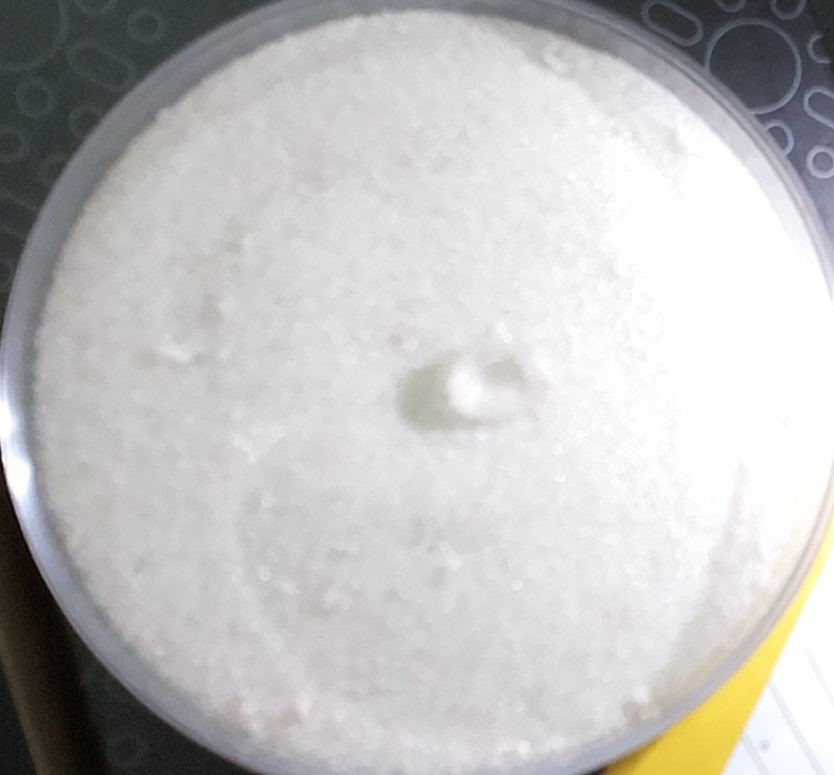
#> input picture image_shadow_remover/test7.jpg, 834 x 775 px
$ jupyter execute toGray.ipynb
#> lines starting #> are read from the running program, lines starting #| are printed output that depends on the picture; after the words box and inside, x2 and y2 are one past the last pixel; in counts of white or black regions, pixels touching at a corner belong together
[cell 1]
import cv2
import numpy as np
import skimage.filters as filters

# read the image
image = cv2.imread('test7.jpg')
#> image is the input picture: shape (775, 834, 3); mean B, G, R 192.2, 192.7, 194.2

# convert to gray
gray = cv2.cvtColor(image, cv2.COLOR_BGR2GRAY)

# blur
smooth = cv2.GaussianBlur(gray, (95, 95), 0)
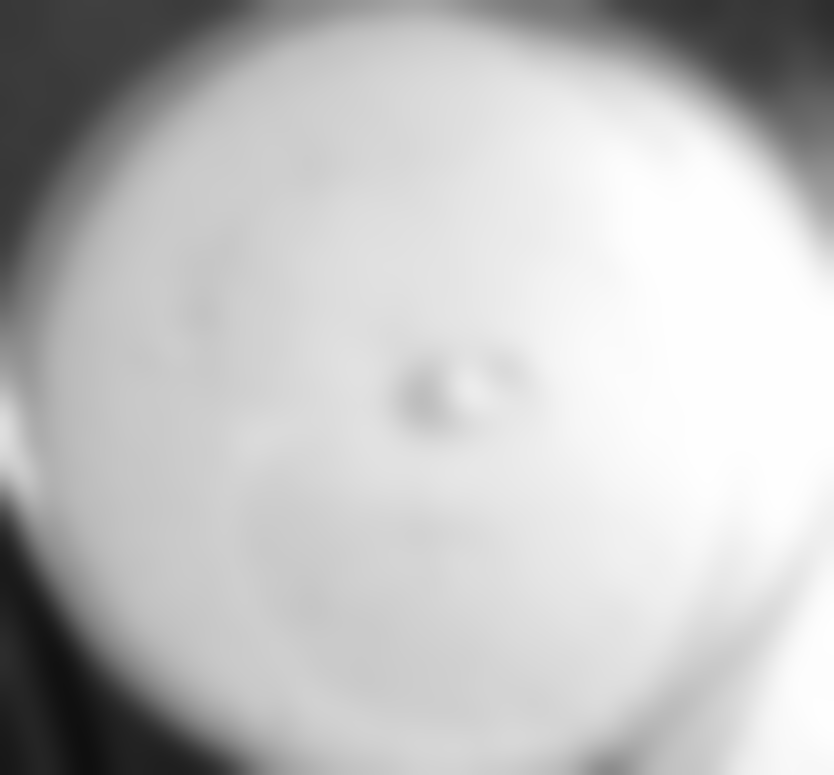
#> smooth: shape (775, 834); min 15, max 254, mean 193.2

# divide gray by enhanced contrast
division = cv2.divide(gray, smooth, scale=255)
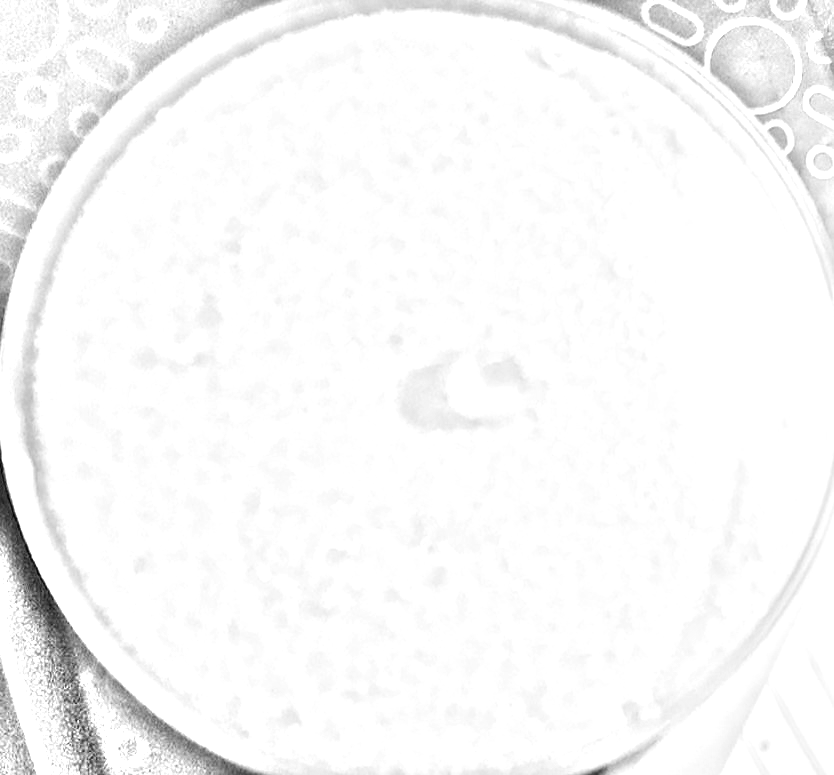
#> division: shape (775, 834); min 4, max 255, mean 248.4

# enhance contrast
enhanced_contrast = cv2.equalizeHist(division)
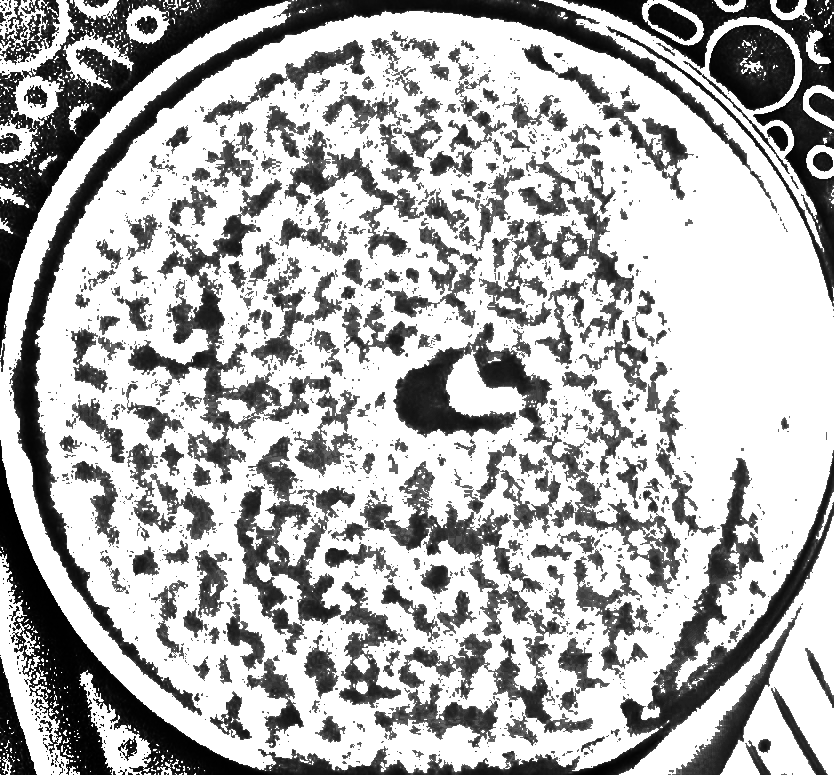
#> enhanced_contrast: shape (775, 834); min 0, max 255, mean 176.3

# sharpen using unsharp masking
sharp = filters.unsharp_mask(enhanced_contrast, radius=1.5, amount=1.5)
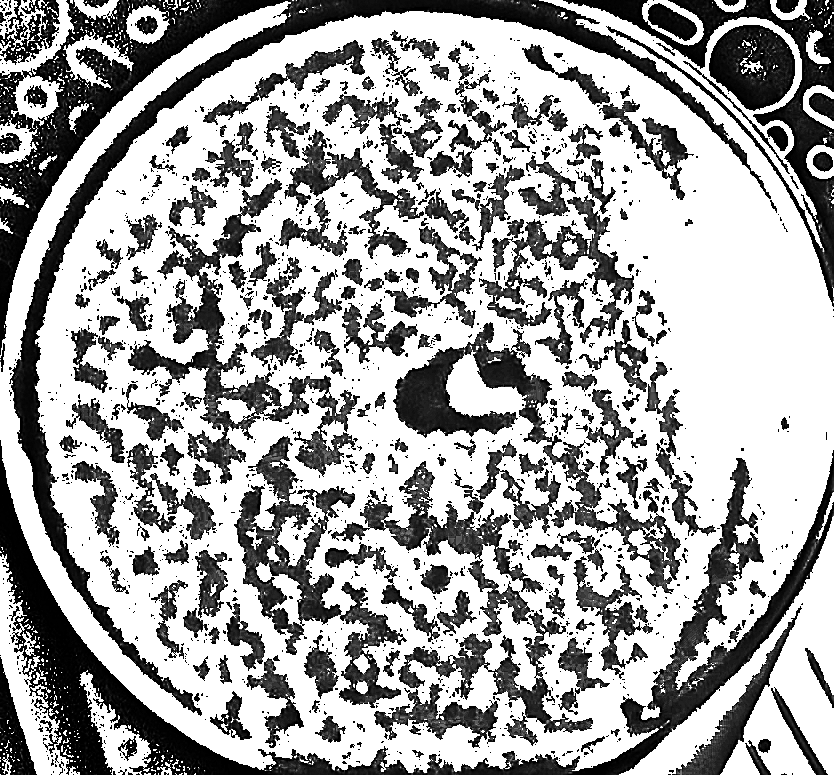
#> sharp: shape (775, 834) float64; min 0, max 1, mean 0.647
sharp = (255*sharp).clip(0,255).astype(np.uint8)
# threshold
thresh = cv2.threshold(sharp, 0, 255, cv2.THRESH_BINARY + cv2.THRESH_OTSU)[1]
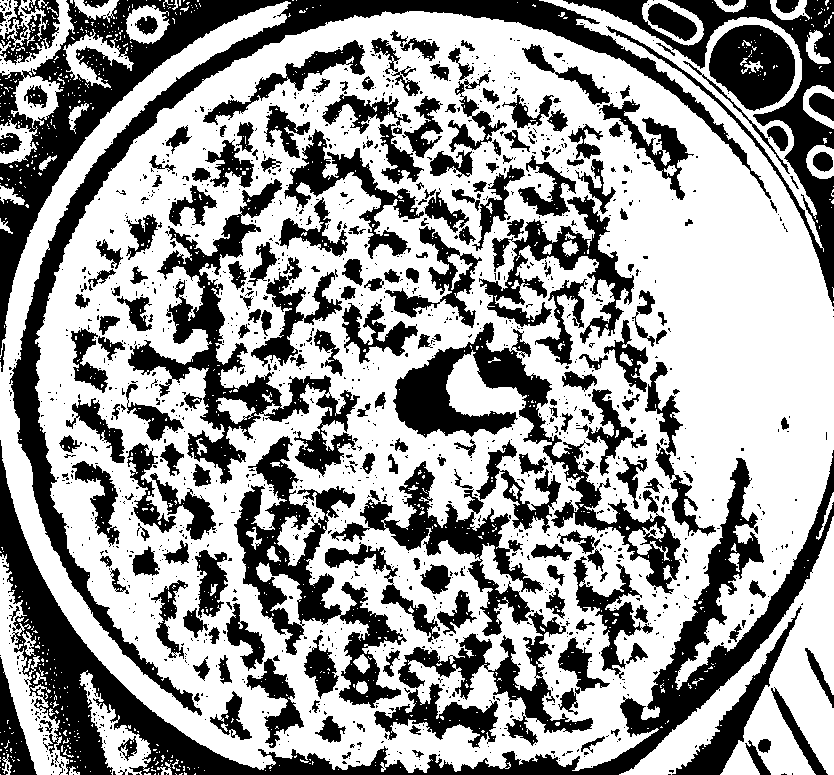
#> thresh: shape (775, 834); 61% white; 1491 black regions (1249 under 20 px), largest, box (x1, y1, x2, y2) and area: (0, 0, 771, 716) 40554, (0, 440, 834, 775) 34565, (128, 179, 360, 484) 13853


# show results
cv2.imshow('smooth', smooth)
cv2.imshow('division', division)
cv2.imshow('sharp', sharp)
cv2.imshow('thresh', thresh)
cv2.imshow('enhanced_contrast',enhanced_contrast)

cv2.waitKey(0)
cv2.destroyAllWindows()
